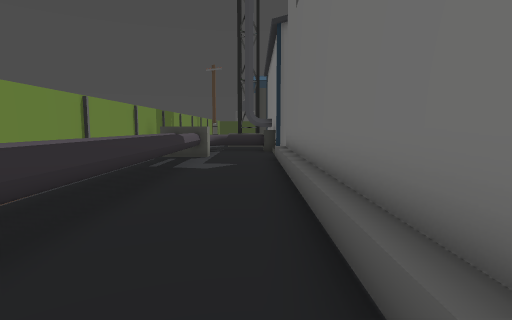
view 1 (above)

15 first-person views from a walk through a 3-D level made in the Godot game engine. The camera is 1.3 m above the floor, tilts 6° down and sees 80° across. The floor is counted in squares, 1 m on a side. Each view is taken from the middle of a square. On the plan, view 1 faces up. The plan holds only what a view shows up to about 14 squares ahead; the rest is blank. The place goes on beyond the plan.

view 2
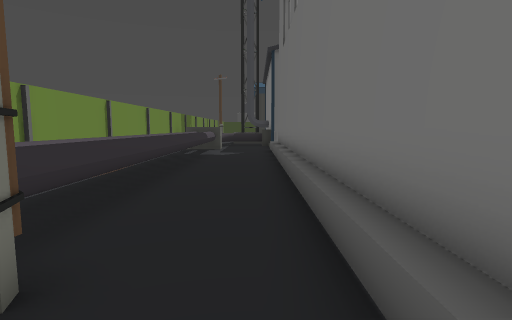

view 3
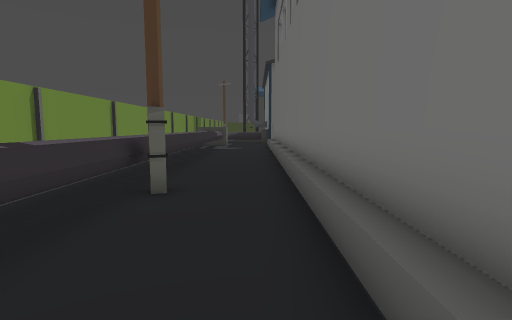

view 4
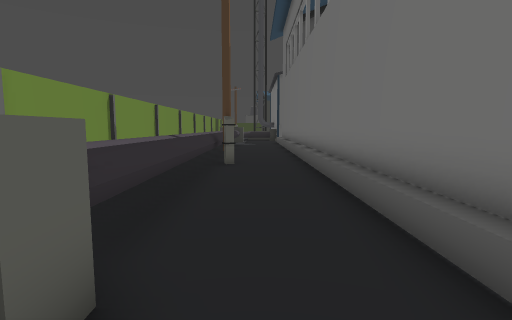

view 5
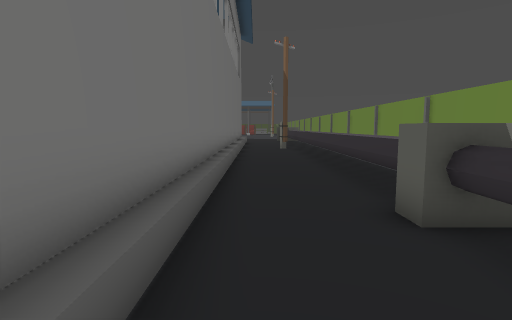

view 6
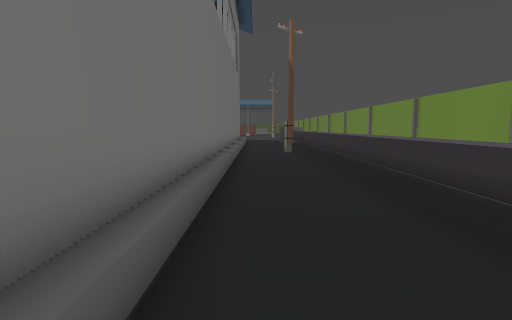

view 7
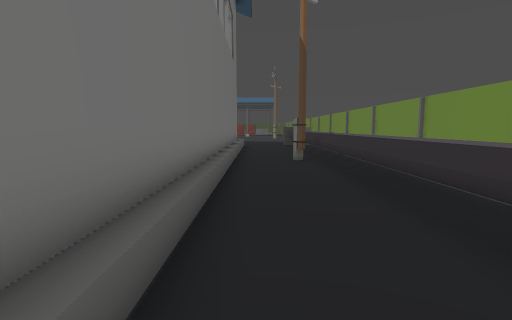

view 8
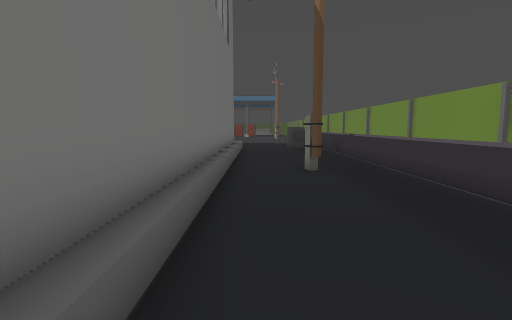

view 9
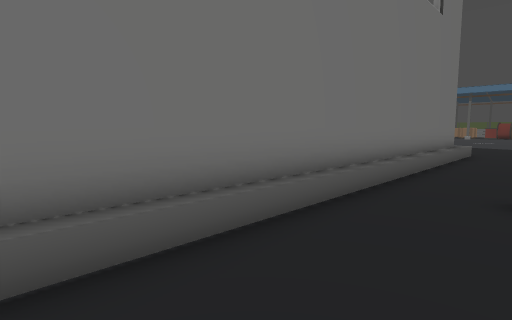

view 10
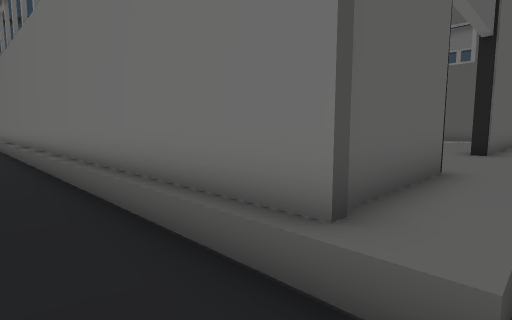

view 11
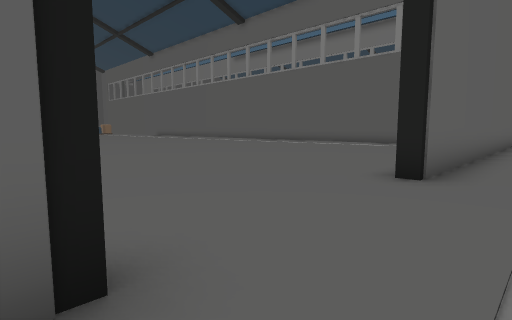

view 12
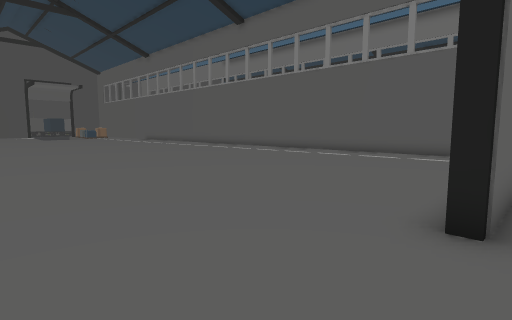

view 13
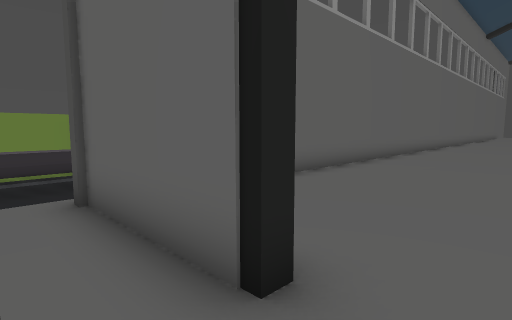

view 14
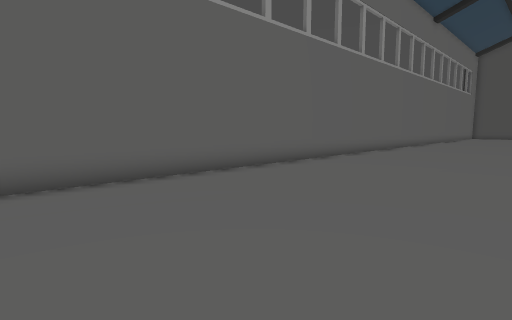

view 15
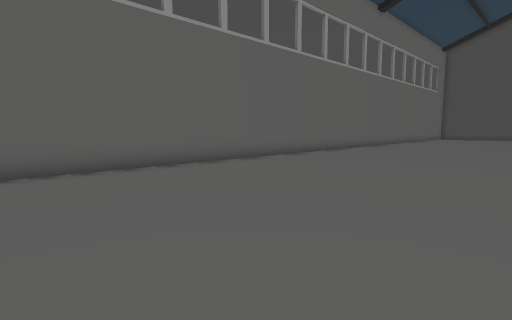

### Floor plan
Key: @ floor where view 1 was taken; # wall or solid block; . main floor; - floor 0.25 m lower than the main floor; _ floor 0.5 m lower than the main floor; / step, stairs or slope; = window, fence, low wall or low ledge; ^ raised ledge.
Columns run from 3 left of view 1 to 22 right of it. Each row starts with its distance up from view 1.
 13 =___#
 12 =___#
 11 =___#
 10 =___#
  9 =___#
  8 =___#
  7 =___#
  6 =___#
  5 =___#
  4 =___#
  3 =___#
  2 =___#
  1 =___#
  0 =__@#
 -1 =___#
 -2 =___#
 -3 =#__#
 -4 =___#
 -5 =___#
 -6 =___#
 -7 =___#
 -8 =___#
 -9 =___#     ..-
-10 =___#    ...--
-11 =___#    ...--
-12 ^^__#  .....--
-13 ^___# ........
-14 =___# ........
-15 =___#.........
-16 =___#.........
-17 =___#.........
-18 =___#.........
-19 =___#..........
-20 =___#..........
-21 =___#..........
-22 =___#..........
-23 =___#..........
-24 =___#...........
-25 =___#............
-26 =___#..............
-27 =___#...............
-28 =___#................
-29 =___#.................
-30 =___#..................
-31  ___#...................
-32  ___#....................
-33   __# ...................#
-34   __#  ..................
-35   __#  ..............
-36 =___#####.....############
-37 =___/...................
-38   __/////....//

Positions as (right, up) in squares from view 1, and headings:
1: (0, 0), facing up
2: (0, -5), facing up
3: (0, -9), facing up
4: (-1, -14), facing up
5: (0, -8), facing down
6: (0, -11), facing down
7: (0, -15), facing down
8: (0, -18), facing down
9: (-2, -21), facing down-right
10: (-1, -38), facing up-right
11: (5, -38), facing up-right
12: (6, -37), facing up-right
13: (7, -38), facing up-left
14: (9, -30), facing up-left
15: (11, -25), facing up-left
